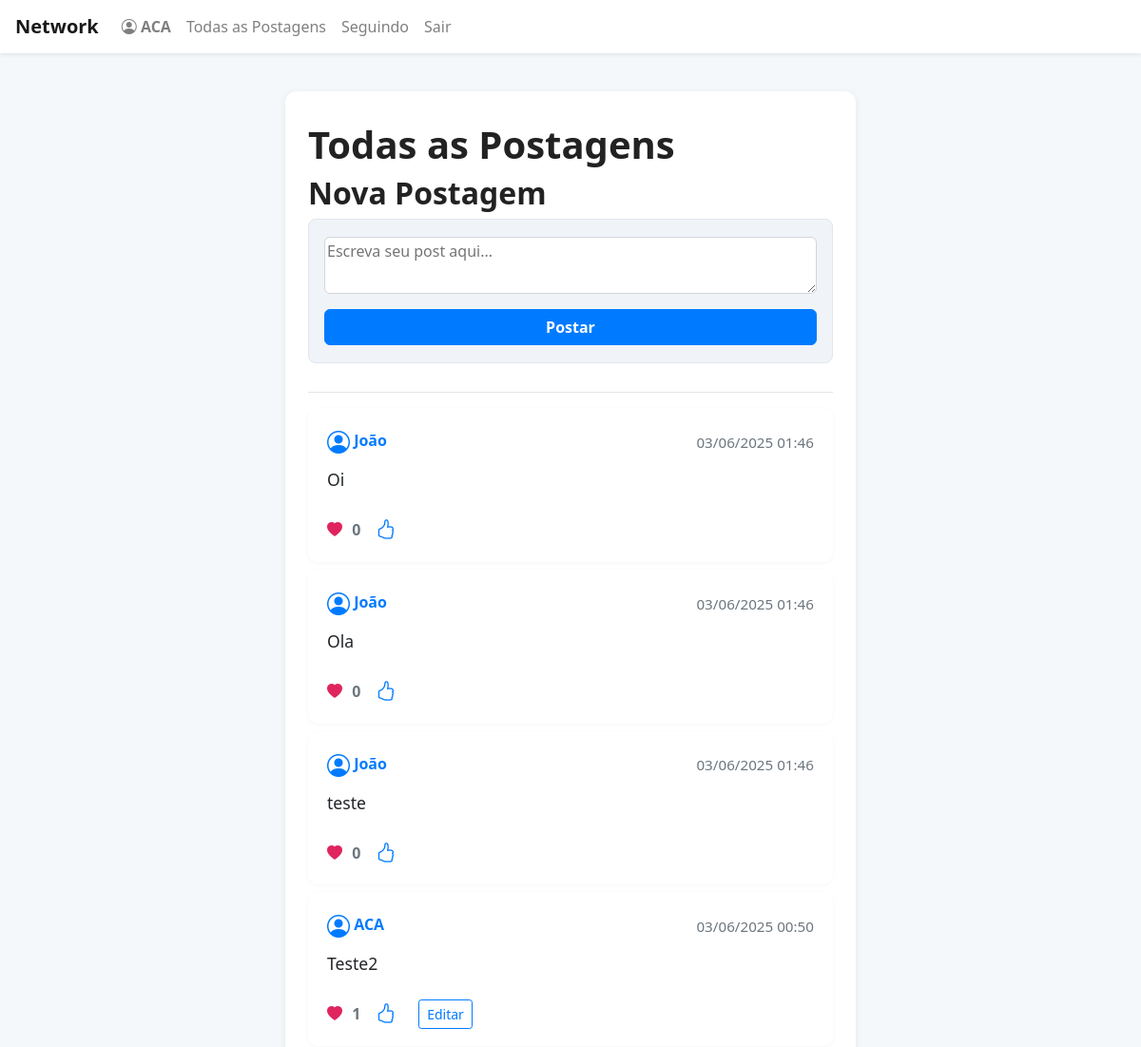
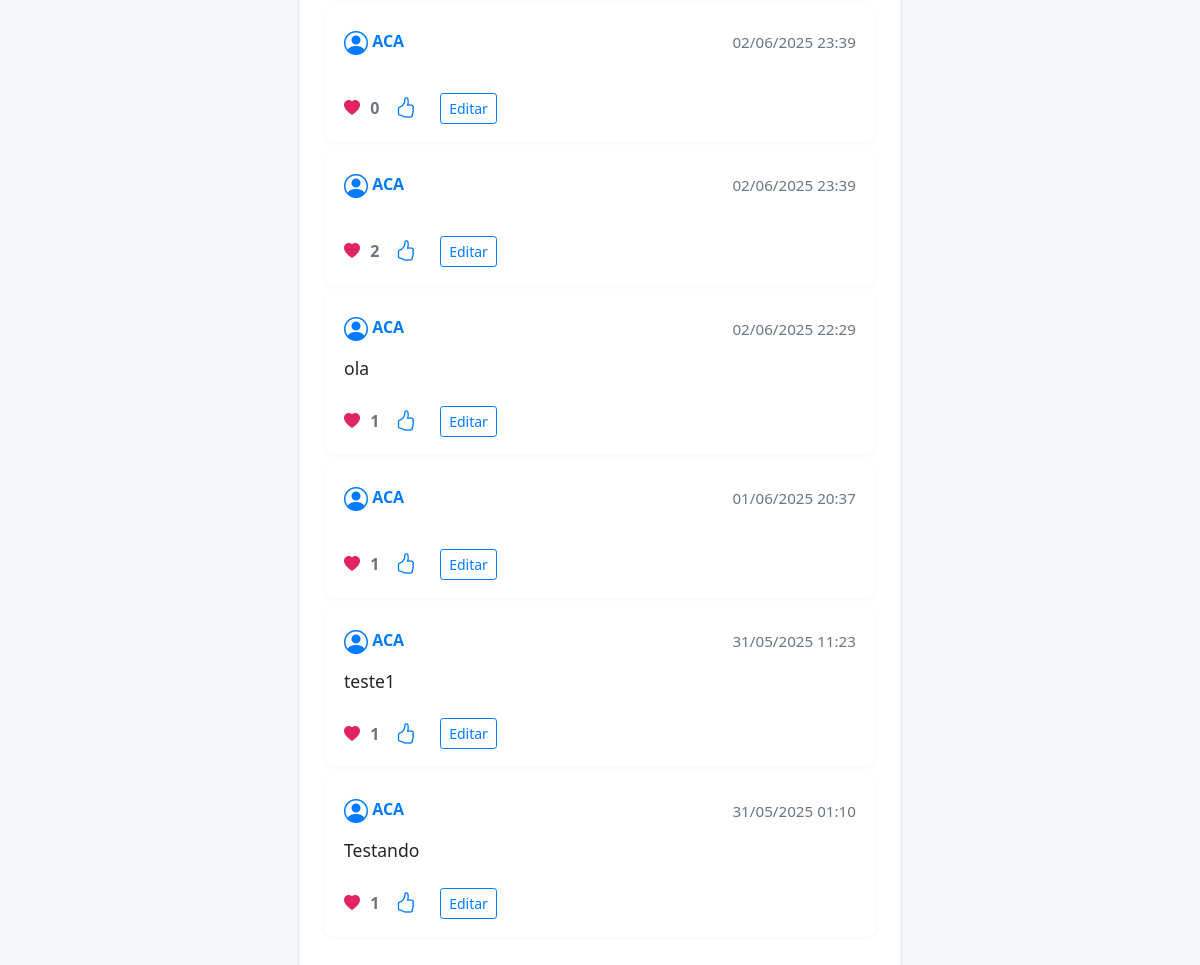
/ (signed in), run on the app's committed database (2 pictures, top to bottom).
### network/models.py (models this page shows, shortened)
class User(AbstractUser):
    pass

class Post(models.Model):
    content = models.CharField(max_length=191)
    user = models.ForeignKey(User, on_delete=models.CASCADE, related_name="author")
    date = models.DateTimeField(auto_now_add=True)

### network/views.py (the view)
# urls.py: path("", views.index, name="index"),
def index(request):
    posts_list = Post.objects.all().order_by('-date')
    paginator = Paginator(posts_list, 10)
    page_number = request.GET.get('page')
    posts = paginator.get_page(page_number)
    liked_posts_ids = []  # Valor padrão para usuários não autenticados
    if request.user.is_authenticated:
        liked_posts_ids = request.user.likes.values_list('id', flat=True)
    return render(request, "network/index.html", {
        "posts": posts,
        "liked_posts_ids": liked_posts_ids
    })

### network/templates/network/index.html (shortened to what this page needs)
{% extends "network/layout.html" %}
{% block body %}
    <h1>Todas as Postagens</h1>
    {% if user.is_authenticated %}
        <h2>Nova Postagem</h2>
        <form action="{% url 'newPost' %}" method="post" class="new-post">
            <textarea name="content" rows="2" placeholder="Escreva seu post aqui..." style="width: 100%;"></textarea>
            <br/>
            <input type="submit" value="Postar" class="btn btn-primary" style="width: 100%;"/>
        </form>
    {% endif %}
    <hr>
    {% for post in posts %}
        <div class="card my-2">
            <div class="card-body d-flex flex-column">
                <div class="d-flex align-items-center mb-2">
                    <a href="{% url 'profile' post.user.username %}" class="mr-2">
                        <i class="bi bi-person-circle" style="font-size:1.5em;vertical-align:middle;"></i>
                        <span style="font-weight:600;">{{ post.user.username }}</span>
                    </a>
                    <span class="text-muted ml-auto" style="font-size: 0.95em;">
                        {{ post.date|date:"d/m/Y H:i" }}
                    </span>
                </div>
                <p style="font-size:1.1em;">{{ post.content }}</p>
                <div class="d-flex align-items-center mt-2">
                    <span class="text-muted">
                        <i class="bi bi-heart-fill" style="color:#e0245e;"></i>
                        <span class="like-count" data-post-id="{{ post.id }}">{{ post.likes.count }}</span>
                    </span>
                    {% if user.is_authenticated %}
                        <button class="btn-like ml-2" data-post-id="{{ post.id }}">
                            {% if post.id in liked_post_ids %}
                                <i class="bi bi-hand-thumbs-down-fill"></i>
                            {% else %}
                                <i class="bi bi-hand-thumbs-up"></i>
                            {% endif %}
                        </button>
                    {% endif %}
                    {% if user.is_authenticated and post.user == user %}
                        <button class="btn btn-sm btn-outline-primary edit-btn ml-3" data-post-id="{{ post.id }}">
                            Editar
                        </button>
                    {% endif %}
                </div>
            </div>
        </div>
    {% empty %}
        <p>Nenhuma postagem ainda.</p>
    {% endfor %}
{% endblock %}

### network/templates/network/layout.html (shortened to what this page needs)
{% load static %}
<!DOCTYPE html>
<html lang="en">
    <head>
        <link rel="stylesheet" href="https://stackpath.bootstrapcdn.com/bootstrap/4.4.1/css/bootstrap.min.css">
        <link href="{% static 'network/styles.css' %}" rel="stylesheet">
        <link rel="stylesheet" href="https://cdn.jsdelivr.net/npm/bootstrap-icons@1.11.1/font/bootstrap-icons.css">
    </head>
    <body>
        <nav class="navbar navbar-expand-lg navbar-light bg-white shadow-sm mb-4">
            <a class="navbar-brand font-weight-bold" href="{% url 'index' %}">Network</a>
            <div class="collapse navbar-collapse" id="navbarNav">
                <ul class="navbar-nav mr-auto">
                    {% if user.is_authenticated %}
                        <li class="nav-item">
                            <a class="nav-link" href="#"><i class="bi bi-person-circle"></i> <strong>{{ user.username }}</strong></a>
                        </li>
                    {% endif %}
                    <li class="nav-item">
                        <a class="nav-link" href="{% url 'index' %}">Todas as Postagens</a>
                    </li>
                    {% if user.is_authenticated %}
                        <li class="nav-item">
                            <a class="nav-link" href="{% url 'following' %}">Seguindo</a>
                        </li>
                        <li class="nav-item">
                            <a class="nav-link" href="{% url 'logout' %}">Sair</a>
                        </li>
                    {% endif %}
                </ul>
            </div>
        </nav>
        <div class="container body">
            {% block body %}
            {% endblock %}
        </div>
    </body>
</html>

### network/static/network/styles.css (style rules this page uses)
body { background: #f5f8fa; font-family: 'Segoe UI', Arial, sans-serif; }
.navbar { box-shadow: 0 2px 4px rgba(0,0,0,0.03); margin-bottom: 30px; }
.body { max-width: 600px; margin: 40px auto 0 auto; background: #fff; border-radius: 12px; box-shadow: 0 2px 8px rgba(0,0,0,0.07); padding: 32px 24px; }
h1, h2, h3 { font-weight: 700; color: #222; }
.card { border: none; border-radius: 10px; box-shadow: 0 1px 4px rgba(0,0,0,0.04); margin-bottom: 18px; }
.card-body { padding: 18px 20px; }
.card-body a { color: #007bff; font-weight: 600; text-decoration: none; }
.new-post { background: #f0f4f8; border-radius: 8px; border: 1px solid #e0e6ed; padding: 18px 16px; margin-bottom: 30px; }
.new-post textarea { border-radius: 6px; border: 1px solid #d1d5db; margin-bottom: 10px; resize: vertical; min-height: 60px; }
.btn-success, .btn-primary, .btn-danger { border-radius: 6px; font-weight: 600; padding: 6px 18px; }
.btn-like { color: #007bff; font-size: 1.3em; padding: 0 8px; background: none; border: none; outline: none; transition: color 0.2s; }
.like-count { font-weight: 600; margin-left: 6px; }

### data on the page
User: username "ACA"
Post: user.username "João", date "03/06/2025 01:46", content "Oi", likes.count "0"
Post: user.username "João", date "03/06/2025 01:46", content "Ola", likes.count "0"
Post: user.username "João", date "03/06/2025 01:46", content "teste", likes.count "0"
Post: user.username "ACA", date "03/06/2025 00:50", content "Teste2", likes.count "1"
Post: user.username "ACA", date "02/06/2025 23:39", likes.count "0"
Post: user.username "ACA", date "02/06/2025 23:39", likes.count "2"
Post: user.username "ACA", date "02/06/2025 22:29", content "ola", likes.count "1"
Post: user.username "ACA", date "01/06/2025 20:37", likes.count "1"
Post: user.username "ACA", date "31/05/2025 11:23", content "teste1", likes.count "1"
Post: user.username "ACA", date "31/05/2025 01:10", content "Testando", likes.count "1"
